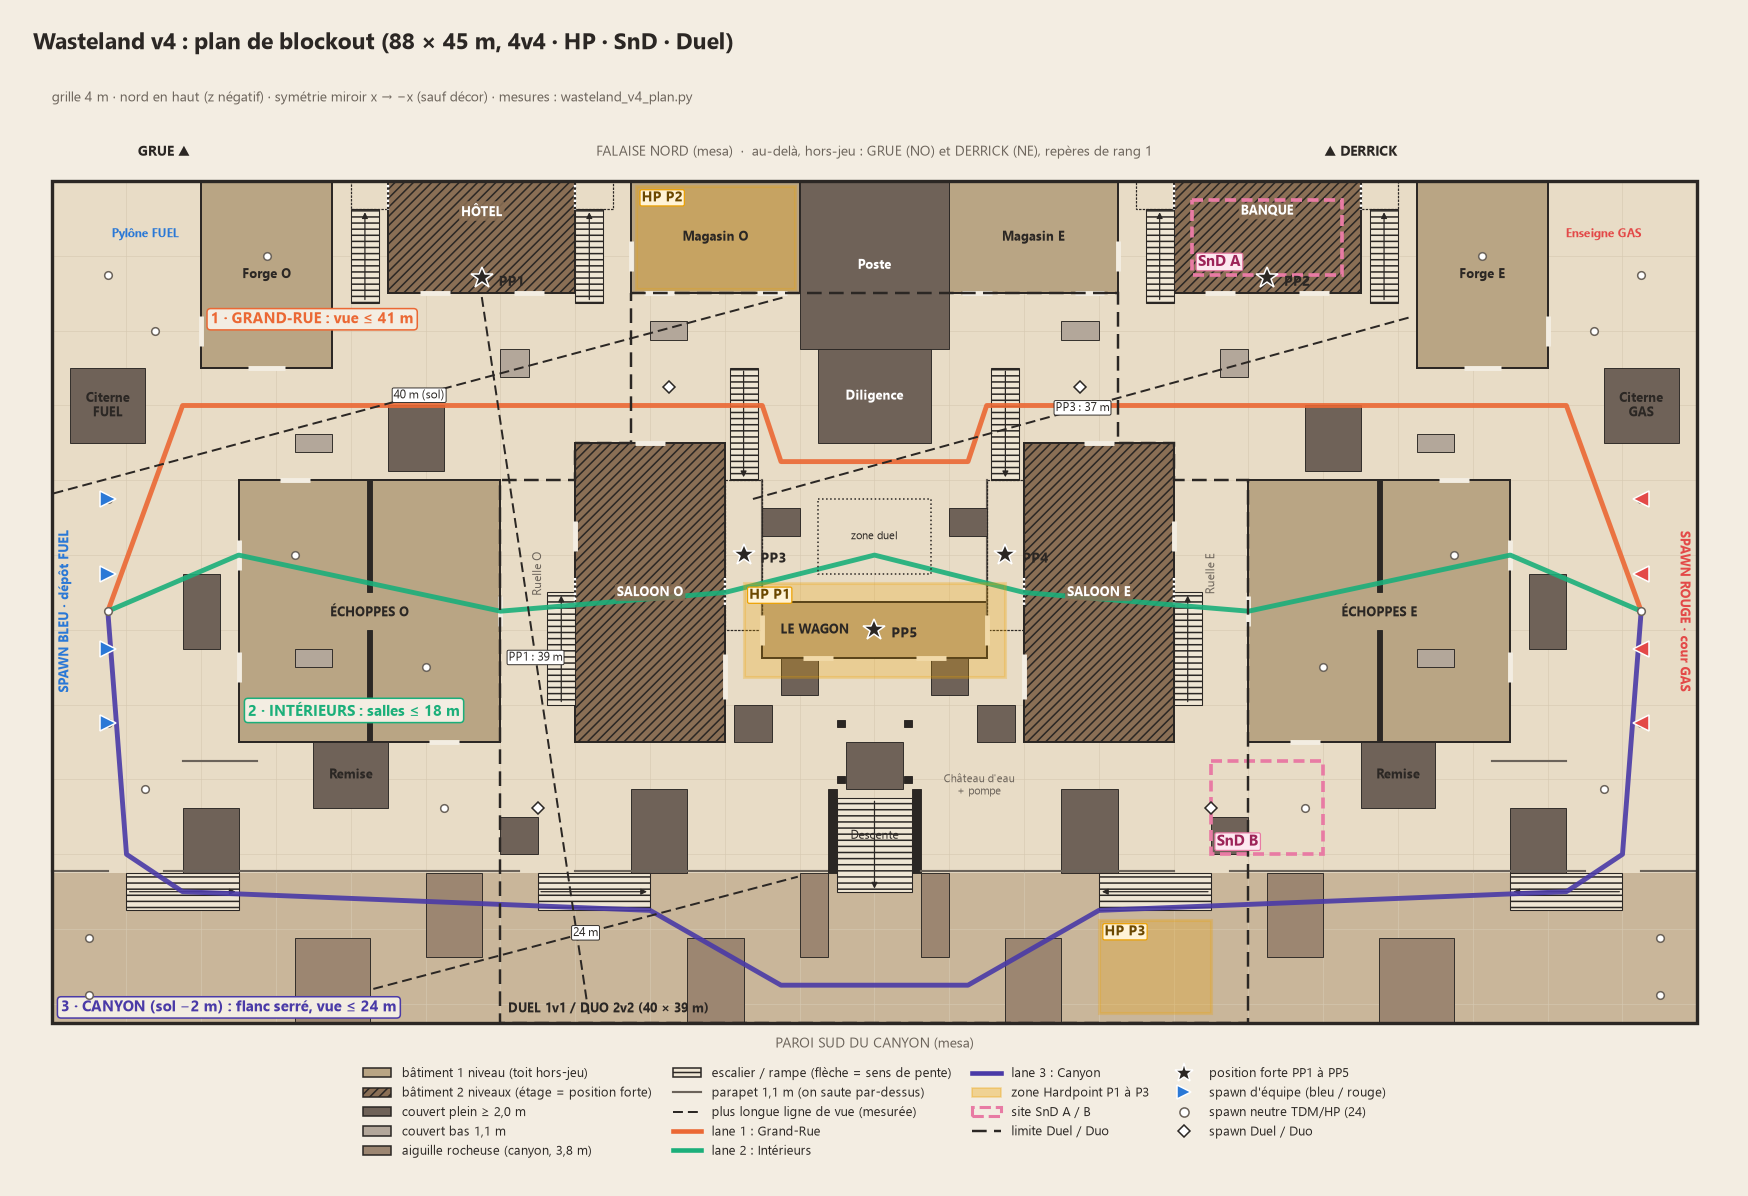

Reproduce this figure in Python.
"""Wasteland v4 : données du blockout, mesures 2D et plan du dessus.

Source unique des coordonnées de docs/research/11_wasteland_v4_layout.md.
    python docs/research/img/wasteland_v4_plan.py             # mesures v4 + PNG
    python docs/research/img/wasteland_v4_plan.py --audit-v3  # mêmes mesures sur la v3
Modèle : grille 0,5 m, hauteur de sol par case. Chemins « navmesh » = marche
<= 0,5 m, sans saut ni chute (comme Recast, AGENT_MAX_CLIMB). Lignes de vue à
1,6 m au-dessus du sol de l'observateur ; fenêtres (allège 1,0-2,0 m) et portes
laissent passer la vue, couverts de 1,1 m non. Axes Godot : x ouest->est, z nord->sud.
"""
import heapq
import math
import re
import sys
from pathlib import Path

import numpy as np

RES = 0.5
SPRINT = 8.2
EYE = 1.6
HERE = Path(__file__).resolve().parent

# ----------------------------------------------------------------------------
#  Pièces (moitié ouest + centre). La moitié est = miroir x -> -x.
# ----------------------------------------------------------------------------
def box(n, x, z, y, role="cover", **kw):
    return dict(k="box", n=n, x=x, z=z, y=y, role=role, **kw)

def bld(n, x, z, h, floors=1, doors=(), windows=(), stair_side="N", **kw):
    return dict(k="bld", n=n, x=x, z=z, y=(0.0, h), floors=floors, doors=list(doors),
                windows=list(windows), stair_side=stair_side, **kw)

def door(side, off=0.0, w=1.6, floor=0):
    return dict(side=side, off=off, w=w, floor=floor)

def ramp(n, start, end, w, up=False):
    return dict(k="ramp", n=n, start=start, end=end, w=w, up=up)

def fence(n, a, b, h, base=0.0):
    return dict(k="fence", n=n, a=a, b=b, h=h, base=base)

def floor(n, x, z, top):
    return dict(k="floor", n=n, x=x, z=z, top=top)

WEST = [
    floor("G_PlateauW", (-44, -2), (-25, 12), 0.0),
    # Rangée nord
    bld("ForgeW", (-36, -29), (-25, -15), 3.6, doors=[door("S", 0, 2.0), door("W", 3)], windows=["W"]),
    bld("Hotel", (-26, -16), (-25, -19), 6.4, floors=2, stair_side="N", pp="PP1",
        doors=[door("S", -2.5), door("S", 2.5), door("W", -2.25, floor=1), door("E", -2.25, floor=1)],
        windows=["S"]),
    ramp("StairImpasseW", (-27.25, 0, -18.5), (-27.25, 3.2, -23.5), 1.5, up=True),
    box("PalierImpasseW", (-28, -26), (-25, -23.5), (3.0, 3.2), role="slab"),
    ramp("StairPassageW", (-15.25, 0, -18.5), (-15.25, 3.2, -23.5), 1.5, up=True),
    box("PalierPassageW", (-16, -14), (-25, -23.5), (3.0, 3.2), role="slab"),
    bld("MagasinW", (-13, -4), (-25, -19), 3.6, doors=[door("S", -3), door("S", 3), door("W", 1)]),
    # Grand-Rue (moitié ouest)
    box("CiterneFUEL", (-43, -39), (-15, -11), (0, 2.8), role="solid"),
    box("CaisseFUEL", (-37, -35), (-4, 0), (0, 2.2)),
    box("CharretteW", (-26, -23), (-13, -9.5), (0, 2.2)),
    box("AbreuvoirW1", (-31, -29), (-11.5, -10.5), (0, 1.1), role="low"),
    box("AbreuvoirW2", (-12, -10), (-17.5, -16.5), (0, 1.1), role="low"),
    box("CaissesW", (-20, -18.5), (-16, -14.5), (0, 1.1), role="low"),
    # Bloc central (lane intérieure)
    bld("EchoppesW", (-34, -20), (-9, 5), 3.6,
        doors=[door("W", -3), door("W", 3), door("N", -4), door("E", 0), door("S", 4)]),
    box("EchoppesMurW1", (-27.125, -26.875), (-9, -3), (0, 3.6), role="wall"),
    box("EchoppesMurW2", (-27.125, -26.875), (-1, 5), (0, 3.6), role="wall"),
    box("ComptoirW", (-31, -29), (0, 1), (0, 1.1), role="low"),
    bld("SaloonW", (-16, -8), (-11, 5), 6.4, floors=2, stair_side="S", pp="PP3",
        doors=[door("N", 0), door("W", -3), door("E", 4.5, 2.4), door("E", 0, floor=1), door("W", 0, floor=1)],
        windows=["N", "S"]),
    ramp("StairRuelleW", (-16.75, 0, 3), (-16.75, 3.2, -3), 1.5, up=True),
    box("BalconW", (-8, -6), (-9, -1), (2.95, 3.2), role="slab"),
    fence("RampeBalconW", (-6, -9), (-6, -1), 1.0, base=3.2),
    ramp("StairGalerieW", (-7, 0, -15), (-7, 3.2, -9), 1.5, up=True),
    box("TonneauxW", (-7.5, -5.5), (3, 5), (0, 2.0)),
    box("TraversesW", (-5, -3), (0.5, 2.5), (0, 2.0)),
    box("PileTraversesNW", (-6, -4), (-7.5, -6), (0, 2.0)),
    # Arrière-cours + bord du canyon
    box("RemiseW", (-30, -26), (5, 8.5), (0, 2.6)),
    fence("ClotureW", (-37, 6), (-33, 6), 1.1),
    box("CuveW", (-13, -10), (7.5, 12), (0, 2.4)),
    box("ChariotMineW", (-37, -34), (8.5, 12), (0, 2.2)),
    box("CaissesQuaiW", (-20, -18), (9, 11), (0, 2.0)),
    fence("ParapetW1", (-44, 11.9), (-41, 11.9), 1.1),
    fence("ParapetW2", (-38, 11.9), (-19, 11.9), 1.1),
    fence("ParapetW3", (-16, 11.9), (-2.5, 11.9), 1.1),
    # Canyon (sol -2)
    ramp("RampeCanyonW1", (-40, 0, 13), (-34, -2, 13), 2.0),
    ramp("RampeCanyonW2", (-18, 0, 13), (-12, -2, 13), 2.0),
    box("RocherS1W", (-31, -27), (15.5, 20), (-2, 1.8), role="rock"),
    box("RocherN1W", (-24, -21), (12, 16.5), (-2, 1.8), role="rock"),
    box("RocherS2W", (-10, -7), (15.5, 20), (-2, 1.8), role="rock"),
    box("RocherGueW", (-4, -2.5), (12, 16.5), (-2, 1.8), role="rock"),
]

CENTER = [
    floor("G_PlateauC", (-2, 2), (-25, 8), 0.0),
    floor("G_Canyon", (-44, 44), (12, 20), -2.0),
    box("Poste", (-4, 4), (-25, -16), (0, 6.4), role="solid"),
    box("Diligence", (-3, 3), (-16, -11), (0, 3.4), role="solid"),
    bld("Wagon", (-6, 6), (-2.5, 0.5), 3.4, pp="PP5",
        doors=[door("W"), door("E"), door("S", -3), door("S", 3)], windows=["N"]),
    ramp("Descente", (0, 0, 8), (0, -2, 13), 4.0),
    box("Pompe", (-1.5, 1.5), (5, 7.5), (0, 2.4), role="solid"),
    box("MuretGouletO", (-2.5, -2.0), (7.5, 12), (0, 2.0), role="wall"),
    box("MuretGouletE", (2.0, 2.5), (7.5, 12), (0, 2.0), role="wall"),
    box("PiedChateauNO", (-2.0, -1.6), (3.8, 4.2), (0, 8), role="leg"),
    box("PiedChateauNE", (1.6, 2.0), (3.8, 4.2), (0, 8), role="leg"),
    box("PiedChateauSO", (-2.0, -1.6), (6.8, 7.2), (0, 8), role="leg"),
    box("PiedChateauSE", (1.6, 2.0), (6.8, 7.2), (0, 8), role="leg"),
]

RENAME = {"Hotel": "Banque", "CiterneFUEL": "CiterneGAS", "G_PlateauW": "G_PlateauE"}

def _mirror(p):
    q = dict(p)
    q["n"] = RENAME.get(p["n"], re.sub(r"W(\d?)$", r"E\1", p["n"]))
    if "x" in p:
        q["x"] = (-p["x"][1], -p["x"][0])
    if p["k"] == "ramp":
        q["start"] = (-p["start"][0],) + tuple(p["start"][1:])
        q["end"] = (-p["end"][0],) + tuple(p["end"][1:])
    if p["k"] == "fence":
        q["a"] = (-p["a"][0], p["a"][1])
        q["b"] = (-p["b"][0], p["b"][1])
    if p["k"] == "bld":
        swap = {"W": "E", "E": "W", "N": "N", "S": "S"}
        q["doors"] = [dict(d, side=swap[d["side"]], off=(-d["off"] if d["side"] in "NS" else d["off"])) for d in p["doors"]]
        q["windows"] = [swap[s] for s in p["windows"]]
        q["stair_side"] = swap[p["stair_side"]]
        if "pp" in p:
            q["pp"] = {"PP1": "PP2", "PP3": "PP4"}[p["pp"]]
    return q

V4_PIECES = WEST + CENTER + [_mirror(p) for p in WEST]

def _mx(pts):
    return pts + [(-x, z) for (x, z) in pts]

V4 = dict(
    name="v4", bounds=(-44.0, 44.0, -25.0, 20.0), pieces=V4_PIECES, canyon_z=12.0,
    spawns={0: [(-41, -8), (-41, -4), (-41, 0), (-41, 4)], 1: [(41, -8), (41, -4), (41, 0), (41, 4)]},
    tdm=_mx([(-41, -20), (-38.5, -17), (-41, -8), (-41, -2), (-41, 4), (-39, 7.5), (-42, 15.5),
             (-42, 18.5), (-31, -5), (-24, 1), (-32.5, -21), (-23, 8.5)]),
    hp={"P1": ((0, -1), (14, 5)), "P2": ((-8.5, -22), (8.5, 5.5)), "P3": ((15, 17), (6, 5))},
    snd={"A": ((21, -22), (8, 4)), "B": ((21, 8.5), (6, 5))},
    duel_spawns=[(-18, 8.5), (18, 8.5), (-11, -14), (11, -14)],
    duel_zone=((0, -6), (6, 4)),
    pp={"PP1": (-21, -19.8), "PP2": (21, -19.8), "PP3": (-7, -5), "PP4": (7, -5), "PP5": (0, -1)},
    # Couloirs de lane (pour les mesures de ligne de vue) : (x0, x1, z0, z1)
    lanes={"Grand-Rue": (-38, 38, -19, -11), "Intérieurs": ["EchoppesW", "EchoppesE", "SaloonW", "SaloonE", "Wagon"],
           "Place": (-8, 8, -11, 5), "Arrière-cours": (-44, 44, 5, 12), "Canyon": (-44, 44, 12, 20)},
    fronts=[(-8, -14), (-8, -4), (-6, 16)],
    routes={"Grand-Rue": [(-41, -2), (-37, -13), (-6, -13), (-5, -10), (5, -10), (6, -13), (37, -13), (41, -2)],
            "Intérieurs": [(-41, -2), (-34, -5), (-20, -2), (-8, -3), (0, -5), (8, -3), (20, -2), (34, -5), (41, -2)],
            "Canyon": [(-41, -2), (-40, 11), (-37, 13), (-12, 14), (-5, 18), (5, 18), (12, 14), (37, 13), (40, 11), (41, -2)]},
)

# ----------------------------------------------------------------------------
#  Lecture de la v3 (scripts/levels/maps/layouts/wasteland.gd)
# ----------------------------------------------------------------------------
def _gd_to_py(s):
    s = re.sub(r"Vector[23]\(", "(", s)
    s = re.sub(r"Cartoon\.\w+", "None", s)
    s = re.sub(r"Color\(\"[0-9a-fA-F]+\"\)", "None", s)
    s = s.replace("true", "True").replace("false", "False").replace("PI", str(math.pi))
    return eval(s)

def load_v3(path):
    txt = Path(path).read_text(encoding="utf-8")
    pieces = []
    for m in re.finditer(r"A\.call\((\{.*?\})\)\s*$", txt, re.M | re.S):
        body = m.group(1)
        if "%" in body:
            continue
        try:
            d = _gd_to_py(body)
        except Exception:
            continue
        t, n = d.get("type"), d.get("name")
        if t in ("box", "building2") and not d.get("visual_only"):
            (px, py, pz), (sx, sy, sz) = d["pos"], d["size"]
            x, z, y = (px - sx / 2, px + sx / 2), (pz - sz / 2, pz + sz / 2), (py - sy / 2, py + sy / 2)
            if n in ("Ground", "RavinFloor"):
                pieces.append(floor(n, x, z, y[1]))
            elif t == "box":
                pieces.append(box(n, x, z, y, role="cover" if y[1] < 6 else "solid"))
            else:
                doors = [door(dd["side"], dd.get("offset", 0.0), dd.get("w", 1.6), dd.get("floor", 0)) for dd in d.get("doors", [])]
                p = bld(n, x, z, y[1] - y[0], floors=d.get("floors", 1), doors=doors, windows=d.get("windows", []),
                        stair_side=d.get("stair_side", "N"), roof_access=d.get("roof_access", False))
                pieces.append(p)
        elif t in ("stairs", "ramp"):
            up = d["end"][1] > d["start"][1] and d["start"][1] >= 0
            pieces.append(ramp(n, d["start"], d["end"], d["width"], up=up if t == "stairs" else d["end"][1] > 0.5))
        elif t == "fence":
            a, b = d["start"], d["end"]
            pieces.append(fence(n, (a[0], a[2]), (b[0], b[2]), d["height"], base=a[1]))
    for rx in [-30.0, -20.0, -2.0, 20.0, 27.0]:
        pieces.append(ramp("RavinRamp%d" % rx, (rx, 0, 9.0), (rx, -1.2, 12.0), 3.0))
    return dict(
        name="v3", bounds=(-40.0, 40.0, -25.0, 18.0), pieces=pieces, canyon_z=9.0,
        spawns={0: [(-36.5, -1), (-36.5, 1), (-38.5, -1), (-38.5, 1)], 1: [(36.5, -1), (36.5, 1), (38.5, -1), (38.5, 1)]},
        hp={"A": ((-13, 1), (6, 6)), "B": ((0.5, -8.5), (6, 6)), "C": ((14, 6), (6, 6))},
        snd={"A": ((19, -21), (8, 6)), "B": ((13, 7), (6, 6))},
        pp={"PF1": (-30, -7.5), "PF2": (-10.5, -7.5), "PF3": (1.5, -11.5), "PF4": (19, -21), "PF5": (26.5, -7)},
        lanes={"Crête": (-30, 30, -24, -10), "Grand-Rue": (-36, 36, -5, 9), "Ravin": (-37, 37, 9, 18)},
        routes={"Crête": [(-36.5, -1), (-29, -12.25), (-2, -12.25), (4, -19), (10, -12), (25, -12), (36.5, -1)],
                "Grand-Rue": [(-36.5, -1), (-18, -2), (-3, 3), (4, 3), (19, 0), (36.5, -1)],
                "Ravin": [(-36.5, -1), (-30, 8), (-30, 12), (0, 13), (27, 12), (27, 8), (36.5, -1)]},
    )

# ----------------------------------------------------------------------------
#  Grille : sol, obstacles de marche, obstacles de vue
# ----------------------------------------------------------------------------
class Grid:
    def __init__(self, m):
        self.m = m
        x0, x1, z0, z1 = m["bounds"]
        self.x0, self.z0 = x0, z0
        self.nx, self.nz = int(round((x1 - x0) / RES)), int(round((z1 - z0) / RES))
        xs = x0 + (np.arange(self.nx) + 0.5) * RES
        zs = z0 + (np.arange(self.nz) + 0.5) * RES
        self.X, self.Z = np.meshgrid(xs, zs, indexing="ij")
        self.floor = np.full((self.nx, self.nz), np.nan)
        self.walk_block = np.zeros((self.nx, self.nz), bool)
        self.solids = []  # (mask, ylo, yhi)
        for p in m["pieces"]:
            if p["k"] == "floor":
                mk = self._rect(p["x"], p["z"])
                self.floor[mk] = np.fmax(self.floor[mk], p["top"])
        base = np.nan_to_num(self.floor, nan=-99)
        self.base = base.copy()
        for p in m["pieces"]:
            getattr(self, "_add_" + p["k"])(p)
        self.void = np.isnan(self.floor)
        self.walk_block |= self.void
        self.floor = np.nan_to_num(self.floor, nan=-99)

    def _rect(self, x, z):
        return (self.X > x[0]) & (self.X < x[1]) & (self.Z > z[0]) & (self.Z < z[1])

    def _add_floor(self, p):
        pass

    def _solid(self, mk, ylo, yhi):
        self.solids.append(("box", mk, ylo, yhi))
        rel_lo, rel_hi = ylo - self.base, yhi - self.base
        blocking = mk & (rel_lo < 1.8) & (rel_hi > 0.5)
        self.walk_block |= blocking
        step = mk & (rel_hi <= 0.5) & (rel_hi > 0)
        self.floor[step] = np.fmax(self.floor[step], yhi)

    def _add_box(self, p):
        self._solid(self._rect(p["x"], p["z"]), p["y"][0], p["y"][1])

    def _add_fence(self, p):
        (ax, az), (bx, bz) = p["a"], p["b"]
        L = max(math.hypot(bx - ax, bz - az), 1e-6)
        t = np.clip(((self.X - ax) * (bx - ax) + (self.Z - az) * (bz - az)) / L ** 2, 0, 1)
        d = np.hypot(self.X - (ax + t * (bx - ax)), self.Z - (az + t * (bz - az)))
        self._solid(d < RES * 0.51, p["base"], p["base"] + p["h"])

    def _add_ramp(self, p):
        (sx, sy, sz), (ex, ey, ez) = p["start"], p["end"]
        L = math.hypot(ex - sx, ez - sz)
        ux, uz = (ex - sx) / L, (ez - sz) / L
        along = (self.X - sx) * ux + (self.Z - sz) * uz
        side = -(self.X - sx) * uz + (self.Z - sz) * ux
        mk = (along >= 0) & (along <= L) & (np.abs(side) <= p["w"] / 2)
        h = sy + np.clip(along / L, 0, 1) * (ey - sy)
        if p["up"]:  # escalier montant : obstacle au sol tant qu'on ne passe pas dessous
            rel = h - self.base
            self.walk_block |= mk & (rel > 0.5) & (rel < 2.1)
            self.solids.append(("ramp", mk & (h > 0.5), h))
        else:
            self.floor[mk] = h[mk]

    def _add_bld(self, p):
        x, z, (y0, y1) = p["x"], p["z"], p["y"]
        inside = self._rect(x, z)
        ring = inside & ~self._rect((x[0] + RES, x[1] - RES), (z[0] + RES, z[1] - RES))
        door_mk = np.zeros_like(ring)
        win_mk = np.zeros_like(ring)
        cx, cz = (x[0] + x[1]) / 2, (z[0] + z[1]) / 2
        sides = {"N": (self.Z < z[0] + RES, self.X, cx), "S": (self.Z > z[1] - RES, self.X, cx),
                 "W": (self.X < x[0] + RES, self.Z, cz), "E": (self.X > x[1] - RES, self.Z, cz)}
        for s, (edge, coord, mid) in sides.items():
            ds = [d for d in p["doors"] if d["side"] == s and d["floor"] == 0]
            for d in ds:
                c = mid + d["off"]
                door_mk |= ring & edge & (np.abs(coord - c) < d["w"] / 2)
            if not ds and s in p["windows"]:
                lo, hi = (x if s in "NS" else z)
                n = max(1, int((hi - lo) // 3))
                for i in range(n):
                    c = lo + (i + 0.5) / n * (hi - lo)
                    win_mk |= ring & edge & (np.abs(coord - c) < 0.6)
        wall = ring & ~door_mk
        self.walk_block |= wall
        self.solids.append(("box", wall & ~win_mk, y0, y1))
        self.solids.append(("window", win_mk, y0, y1))

    def eye_block(self, level):
        """Masque des cases qui coupent la vue d'un observateur au sol `level`."""
        eye = level + EYE
        blk = (self.floor >= eye) | self.void
        for s in self.solids:
            if s[0] == "ramp":
                _, mk, h = s
                blk |= mk & (h - 0.3 <= eye) & (h >= eye)
            elif s[0] == "window":  # mur percé d'une fenêtre : vue libre entre 1,0 et 2,0 m
                _, mk, lo, hi = s
                if lo <= eye <= hi and not (lo + 1.0 < eye < lo + 2.0):
                    blk |= mk
            else:
                _, mk, lo, hi = s
                if lo <= eye <= hi:
                    blk |= mk
        return blk

    def cell(self, x, z):
        return int((x - self.x0) / RES), int((z - self.z0) / RES)

    def pos(self, i, j):
        return self.x0 + (i + 0.5) * RES, self.z0 + (j + 0.5) * RES

    def dist_from(self, x, z, climb=0.5):
        """Dijkstra 8-connexe ; montée et descente <= `climb` (navmesh)."""
        free = ~self.walk_block
        D = np.full((self.nx, self.nz), np.inf)
        si, sj = self._nearest_free(*self.cell(x, z))
        D[si, sj] = 0.0
        pq = [(0.0, si, sj)]
        steps = [(1, 0, 1.0), (-1, 0, 1.0), (0, 1, 1.0), (0, -1, 1.0),
                 (1, 1, 1.4142), (1, -1, 1.4142), (-1, 1, 1.4142), (-1, -1, 1.4142)]
        fl = self.floor
        while pq:
            d, i, j = heapq.heappop(pq)
            if d > D[i, j]:
                continue
            for di, dj, c in steps:
                a, b = i + di, j + dj
                if not (0 <= a < self.nx and 0 <= b < self.nz) or not free[a, b]:
                    continue
                if di and dj and not (free[i + di, j] and free[i, j + dj]):
                    continue
                if abs(fl[a, b] - fl[i, j]) > climb:
                    continue
                nd = d + c * RES
                if nd < D[a, b]:
                    D[a, b] = nd
                    heapq.heappush(pq, (nd, a, b))
        return D

    def _nearest_free(self, i, j):
        free = ~self.walk_block
        for r in range(0, 12):
            for a in range(i - r, i + r + 1):
                for b in range(j - r, j + r + 1):
                    if 0 <= a < self.nx and 0 <= b < self.nz and free[a, b]:
                        return a, b
        return i, j

    def path_len(self, a, b):
        D = self.dist_from(*a)
        return D[self._nearest_free(*self.cell(*b))]

    def los(self, a, b, blk):
        (ax, az), (bx, bz) = a, b
        n = int(math.hypot(bx - ax, bz - az) / (RES * 0.5)) + 1
        for t in np.linspace(0.0, 1.0, n)[1:-1]:
            i, j = self.cell(ax + t * (bx - ax), az + t * (bz - az))
            if blk[i, j]:
                return False
        return True

    def lane_los(self, rect, level, step=1.0, ndir=72):
        """Plus longue vue au sol depuis les cases praticables d'un couloir
        (rectangle x0, x1, z0, z1 ou liste de noms de bâtiments)."""
        blk = self.eye_block(level)
        inside = None
        if isinstance(rect, list):
            ps = [p for p in self.m["pieces"] if p["n"] in rect]
            inside = np.zeros_like(blk)
            for p in ps:
                inside |= self._rect(p["x"], p["z"])
            x0, x1 = min(p["x"][0] for p in ps), max(p["x"][1] for p in ps)
            z0, z1 = min(p["z"][0] for p in ps), max(p["z"][1] for p in ps)
        else:
            x0, x1, z0, z1 = rect
        best, best_seg = 0.0, None
        vals = []
        ang = np.linspace(0, 2 * math.pi, ndir, endpoint=False)
        dirs = np.stack([np.cos(ang), np.sin(ang)], 1)
        rs = np.arange(0.5, 90, 0.25)
        same = (~self.walk_block) & (np.abs(self.floor - level) < 0.3)
        for x in np.arange(x0 + 0.25, x1, step):
            for z in np.arange(z0 + 0.25, z1, step):
                i, j = self.cell(x, z)
                if not (0 <= i < self.nx and 0 <= j < self.nz) or not same[i, j]:
                    continue
                if inside is not None and not inside[i, j]:
                    continue
                px = x + dirs[:, :1] * rs[None, :]
                pz = z + dirs[:, 1:] * rs[None, :]
                a = np.floor((px - self.x0) / RES).astype(int)
                b = np.floor((pz - self.z0) / RES).astype(int)
                out = (a < 0) | (a >= self.nx) | (b < 0) | (b >= self.nz)
                a, b = np.clip(a, 0, self.nx - 1), np.clip(b, 0, self.nz - 1)
                stop = out | blk[a, b]
                first = np.where(stop.any(1), stop.argmax(1), len(rs))
                ok = same[a, b] & (np.arange(len(rs))[None, :] < first[:, None])
                last = np.where(ok.any(1), rs[ok.shape[1] - 1 - np.argmax(ok[:, ::-1], 1)], 0.0)
                k = int(np.argmax(last))
                vals.append(float(last[k]))
                if last[k] > best:
                    best = float(last[k])
                    best_seg = ((x, z), (x + dirs[k, 0] * best, z + dirs[k, 1] * best))
        return best, (float(np.percentile(vals, 90)) if vals else 0.0), best_seg


def height_map(g):
    """Dessus du volume le plus haut par case (bâtiment = emprise pleine jusqu'au toit)."""
    H = g.floor.copy()
    for p in g.m["pieces"]:
        if p["k"] == "bld" or (p["k"] == "box" and p["role"] not in ("slab", "leg")):
            mk = g._rect(p["x"], p["z"])
            H[mk] = np.maximum(H[mk], p["y"][1])
        elif p["k"] == "ramp" and p["up"]:
            (sx, sy, sz), (ex, ey, ez) = p["start"], p["end"]
            mk = g._rect((min(sx, ex) - p["w"] / 2, max(sx, ex) + p["w"] / 2) if abs(ex - sx) > 0.1 else (sx - p["w"] / 2, sx + p["w"] / 2),
                         (min(sz, ez) - p["w"] / 2, max(sz, ez) + p["w"] / 2) if abs(ez - sz) > 0.1 else (sz - p["w"] / 2, sz + p["w"] / 2))
            H[mk] = np.maximum(H[mk], max(sy, ey) * 0.5)
    return H


def pp_view(g, H, origins, eye_y, keep):
    """Plus longue vue plongeante depuis une position forte vers un torse (sol + 1,0 m)."""
    best, seg = 0.0, None
    tgt = (~g.walk_block) & (g.floor > -3)
    ti, tj = np.nonzero(tgt)
    tx, tz = g.x0 + (ti + 0.5) * RES, g.z0 + (tj + 0.5) * RES
    ty = g.floor[ti, tj] + 1.0
    for (ox, oz) in origins:
        sel = keep(tx, tz)
        d = np.hypot(tx - ox, tz - oz)
        n = 240
        ts = np.linspace(0.02, 0.98, n)[None, :]
        px = ox + (tx[sel, None] - ox) * ts
        pz = oz + (tz[sel, None] - oz) * ts
        py = eye_y + (ty[sel, None] - eye_y) * ts
        a = np.clip(((px - g.x0) / RES).astype(int), 0, g.nx - 1)
        b = np.clip(((pz - g.z0) / RES).astype(int), 0, g.nz - 1)
        near = np.hypot(px - ox, pz - oz) < 1.0
        vis = ~((H[a, b] > py) & ~near).any(1)
        if vis.any():
            k = np.argmax(np.where(vis, d[sel], 0))
            if d[sel][k] > best:
                best, seg = float(d[sel][k]), ((ox, oz), (float(tx[sel][k]), float(tz[sel][k])))
    return round(best, 1), seg


def _polyline_path(g, pts, climb=0.5):
    total = 0.0
    for a, b in zip(pts, pts[1:]):
        total += g.path_len(a, b) if climb else 0
    return total


def first_contact(g, route_a, route_b):
    """Deux coureurs à 8,2 m/s, l'un sur route_a depuis l'ouest, l'autre sur route_b
    depuis l'est ; renvoie l'instant du premier contact visuel (s)."""
    def sample(route):
        pts = []
        for a, b in zip(route, route[1:]):
            n = max(1, int(math.hypot(b[0] - a[0], b[1] - a[1]) / 0.5))
            for t in range(n):
                pts.append((a[0] + (b[0] - a[0]) * t / n, a[1] + (b[1] - a[1]) * t / n))
        return pts
    pa, pb = sample(route_a), sample(route_b[::-1])
    levels = {}
    for k in range(min(len(pa), len(pb))):
        a, b = pa[k], pb[k]
        la = g.floor[g.cell(*a)]
        lb = g.floor[g.cell(*b)]
        lvl = round(min(la, lb) * 4) / 4
        if lvl not in levels:
            levels[lvl] = g.eye_block(lvl)
        if g.los(a, b, levels[lvl]):
            return k * 0.5 / SPRINT
    return float("inf")


def measure(m):
    g = Grid(m)
    out = {}
    walk = (~g.walk_block).sum() * RES * RES
    out["aire_praticable_m2"] = round(float(walk))
    x0, x1, z0, z1 = m["bounds"]
    out["emprise"] = f"{x1 - x0:.0f} x {z1 - z0:.0f} m"
    sp_w = tuple(np.mean(m["spawns"][0], axis=0))
    sp_e = tuple(np.mean(m["spawns"][1], axis=0))
    Dw = g.dist_from(*sp_w)
    De = g.dist_from(*sp_e)
    def at(D, p):
        return float(D[g._nearest_free(*g.cell(*p))])
    out["spawn_O_spawn_E_m"] = round(at(Dw, sp_e), 1)
    for k, (c, _) in m["hp"].items():
        out[f"spawnO->{k}_m"] = round(at(Dw, c), 1)
        out[f"spawnE->{k}_m"] = round(at(De, c), 1)
    keys = list(m["hp"].keys())
    for a, b in zip(keys, keys[1:] + keys[:1]):
        out[f"rotation_{a}->{b}_m"] = round(g.path_len(m["hp"][a][0], m["hp"][b][0]), 1)
    for k, (c, _) in m["snd"].items():
        out[f"SnD_att->{k}_m"] = round(at(Dw, c), 1)
        out[f"SnD_def->{k}_m"] = round(at(De, c), 1)
    out["SnD_A<->B_m"] = round(g.path_len(m["snd"]["A"][0], m["snd"]["B"][0]), 1)
    names = list(m["routes"].keys())
    contacts = {}
    for a in names:
        for b in names:
            contacts[f"{a}/{b}"] = round(first_contact(g, m["routes"][a], m["routes"][b]), 2)
    out["contact_s"] = contacts
    fronts = m.get("fronts", [])
    if fronts:
        secs = []
        Ds = [g.dist_from(*f) for f in fronts] + [g.dist_from(-f[0], f[1]) for f in fronts]
        for (x, z) in m["tdm"]:
            own = Ds[:len(fronts)] if x < 0 else Ds[len(fronts):]
            secs.append(min(float(D[g._nearest_free(*g.cell(x, z))]) for D in own) / SPRINT)
        out["spawn_neutre->front_s (médiane, max)"] = (round(float(np.median(secs)), 1), round(max(secs), 1))
    n_obs = 0
    for p in m["pieces"]:
        if p["k"] in ("box", "bld") and p.get("role") not in ("slab", "leg", "wall"):
            area = (p["x"][1] - p["x"][0]) * (p["z"][1] - p["z"][0])
            if p["y"][1] - p["y"][0] >= 1.4 and area < 200 and p["y"][1] > 0.5:
                n_obs += 1
    out["volumes_pleins_en_jeu"] = n_obs
    if m["name"] == "v4":
        H = height_map(g)
        out["vue_max_PP1_fenetres_S"] = pp_view(g, H, [(-24.3, -18.8), (-21, -18.8), (-17.7, -18.8)], 4.8, lambda x, z: z > -18.8)
        out["vue_max_PP3_balcon"] = pp_view(g, H, [(-6.5, -8), (-6.5, -5), (-6.5, -2)], 4.8, lambda x, z: x > -6.4)
        out["vue_max_PP5_wagon_portes"] = pp_view(g, H, [(-6.3, -1), (6.3, -1)], 1.6, lambda x, z: np.abs(x) > 6.2)
    out["batiments"] = sum(1 for p in m["pieces"] if p["k"] == "bld")
    out["batiments_2_niveaux"] = sum(1 for p in m["pieces"] if p["k"] == "bld" and p.get("floors", 1) >= 2)
    for lane, rect in m["lanes"].items():
        level = -2.0 if lane == "Canyon" else (-1.2 if lane == "Ravin" else 0.0)
        best, p90, seg = g.lane_los(rect, level)
        out[f"vue_max_{lane}"] = (round(best, 1), round(p90, 1), tuple(tuple(round(v, 1) for v in s) for s in seg) if seg else None)
    return g, out


# ----------------------------------------------------------------------------
#  Figure
# ----------------------------------------------------------------------------
C = dict(bg="#f3ede2", plateau="#e8dcc6", canyon="#c9b69a", ink="#2b2724", ink2="#6b635a",
         b1="#b9a584", b2="#8a6f55", cover="#6f6258", low="#b3a79a", rock="#9c8671",
         blue="#2a78d6", red="#e34948", lane1="#eb6834", lane2="#1baf7a", lane3="#4a3aa7",
         hp="#eda100", snd="#e87ba4")


def draw(m, g, out_png):
    import matplotlib
    matplotlib.use("Agg")
    import matplotlib.pyplot as plt
    from matplotlib.patches import Rectangle, Polygon
    plt.rcParams["font.family"] = ["Segoe UI", "Segoe UI Symbol", "DejaVu Sans"]
    x0, x1, z0, z1 = m["bounds"]
    fig, ax = plt.subplots(figsize=(17, 10.2), dpi=110)
    fig.patch.set_facecolor(C["bg"])
    ax.set_facecolor(C["bg"])
    ax.add_patch(Rectangle((x0, z0), x1 - x0, 12 - z0, fc=C["plateau"], ec="none", zorder=0))
    ax.add_patch(Rectangle((x0, 12), x1 - x0, z1 - 12, fc=C["canyon"], ec="none", zorder=0))
    ax.add_patch(Rectangle((-2, 8), 4, 4, fc=C["canyon"], ec="none", zorder=0))
    for zz in np.arange(z0, z1 + 0.1, 4):
        ax.plot([x0, x1], [zz, zz], color="#d6c9b2", lw=0.4, zorder=0.5)
    for xx in np.arange(x0, x1 + 0.1, 4):
        ax.plot([xx, xx], [z0, z1], color="#d6c9b2", lw=0.4, zorder=0.5)
    ax.add_patch(Rectangle((x0, z0), x1 - x0, z1 - z0, fc="none", ec=C["ink"], lw=2.2, zorder=6))
    ax.text(0, z0 - 1.2, "FALAISE NORD (mesa)  ·  au-delà, hors-jeu : GRUE (NO) et DERRICK (NE), repères de rang 1",
            ha="center", va="bottom", fontsize=9, color=C["ink2"])
    ax.text(0, z1 + 0.8, "PAROI SUD DU CANYON (mesa)", ha="center", va="top", fontsize=9, color=C["ink2"])
    ax.text(-38, z0 - 1.2, "GRUE ▲", ha="center", va="bottom", fontsize=9, color=C["ink"], weight="bold")
    ax.text(26, z0 - 1.2, "▲ DERRICK", ha="center", va="bottom", fontsize=9, color=C["ink"], weight="bold")

    for p in m["pieces"]:
        if p["k"] == "bld":
            two = p.get("floors", 1) >= 2
            ax.add_patch(Rectangle((p["x"][0], p["z"][0]), p["x"][1] - p["x"][0], p["z"][1] - p["z"][0],
                                   fc=C["b2"] if two else C["b1"], ec=C["ink"], lw=1.3, zorder=2,
                                   hatch="////" if two else None))
            cx, cz = (p["x"][0] + p["x"][1]) / 2, (p["z"][0] + p["z"][1]) / 2
            for d in p["doors"]:
                s, off, w = d["side"], d["off"], d["w"]
                if s in "NS":
                    zz = p["z"][0] if s == "N" else p["z"][1]
                    seg = ([cx + off - w / 2, cx + off + w / 2], [zz, zz])
                else:
                    xx = p["x"][0] if s == "W" else p["x"][1]
                    seg = ([xx, xx], [cz + off - w / 2, cz + off + w / 2])
                ax.plot(*seg, color=C["bg"] if d["floor"] == 0 else "#ffffff", lw=3.2 if d["floor"] == 0 else 1.6,
                        zorder=3, solid_capstyle="butt", ls="-" if d["floor"] == 0 else (0, (1, 1)))
        elif p["k"] == "box" and p["role"] != "slab":
            fc = {"low": C["low"], "rock": C["rock"], "leg": C["ink"], "wall": C["ink"]}.get(p["role"], C["cover"])
            ax.add_patch(Rectangle((p["x"][0], p["z"][0]), p["x"][1] - p["x"][0], p["z"][1] - p["z"][0],
                                   fc=fc, ec=C["ink"], lw=0.6, zorder=2.5))
        elif p["k"] == "box" and p["role"] == "slab":
            ax.add_patch(Rectangle((p["x"][0], p["z"][0]), p["x"][1] - p["x"][0], p["z"][1] - p["z"][0],
                                   fc="none", ec=C["ink"], lw=0.8, ls=(0, (2, 1)), zorder=2.6))
        elif p["k"] == "ramp":
            (sx, _, sz), (ex, _, ez), w = p["start"], p["end"], p["w"]
            if abs(ex - sx) > abs(ez - sz):
                r = Rectangle((min(sx, ex), sz - w / 2), abs(ex - sx), w)
            else:
                r = Rectangle((sx - w / 2, min(sz, ez)), w, abs(ez - sz))
            r.set(fc="#efe6d4", ec=C["ink"], lw=0.7, hatch="---", zorder=2.7)
            ax.add_patch(r)
            ax.annotate("", xy=(ex, ez), xytext=(sx, sz), zorder=2.8,
                        arrowprops=dict(arrowstyle="-|>", color=C["ink"], lw=0.8, mutation_scale=8))
        elif p["k"] == "fence":
            ax.plot([p["a"][0], p["b"][0]], [p["a"][1], p["b"][1]], color=C["ink2"], lw=1.4, zorder=2.5)

    labels = {"ForgeW": "Forge O", "ForgeE": "Forge E", "Hotel": "HÔTEL", "Banque": "BANQUE", "MagasinW": "Magasin O",
              "MagasinE": "Magasin E", "Poste": "Poste", "Diligence": "Diligence", "EchoppesW": "ÉCHOPPES O",
              "EchoppesE": "ÉCHOPPES E", "SaloonW": "SALOON O", "SaloonE": "SALOON E", "Wagon": "LE WAGON",
              "RemiseW": "Remise", "RemiseE": "Remise", "CiterneFUEL": "Citerne\nFUEL", "CiterneGAS": "Citerne\nGAS",
              "Rocher": "Rocher"}
    for p in m["pieces"]:
        if p["n"] in labels:
            cx, cz = (p["x"][0] + p["x"][1]) / 2, (p["z"][0] + p["z"][1]) / 2
            if p["n"] in ("Hotel", "Banque"):
                cz = p["z"][0] + 1.6
            if p["n"] == "Wagon":
                cx = -3.2
            ax.text(cx, cz, labels[p["n"]], ha="center", va="center", fontsize=8.5, weight="bold", color="#ffffff" if p.get("floors", 1) >= 2 or p["n"] in ("Poste", "Diligence") else C["ink"], zorder=7,
                    bbox=dict(boxstyle="round,pad=0.15", fc=C["b2"], ec="none", alpha=0.85) if p.get("floors", 1) >= 2 else None)
    ax.text(-18, -4, "Ruelle O", rotation=90, ha="center", va="center", fontsize=8, color=C["ink2"], zorder=7)
    ax.text(18, -4, "Ruelle E", rotation=90, ha="center", va="center", fontsize=8, color=C["ink2"], zorder=7)
    ax.text(0, 10, "Descente", ha="center", va="center", fontsize=8, color=C["ink"], zorder=7)
    ax.text(5.6, 7.3, "Château d'eau\n+ pompe", ha="center", va="center", fontsize=7.5, color=C["ink2"], zorder=7)
    ax.text(-39, -22, "Pylône FUEL", ha="center", fontsize=8, color=C["blue"], weight="bold", zorder=7)
    ax.text(39, -22, "Enseigne GAS", ha="center", fontsize=8, color=C["red"], weight="bold", zorder=7)

    # Lanes
    lane_c = {"Grand-Rue": C["lane1"], "Intérieurs": C["lane2"], "Canyon": C["lane3"]}
    lane_lbl = {"Grand-Rue": ((-35.5, -17.4), "1 · GRAND-RUE : vue ≤ 41 m"),
                "Intérieurs": ((-33.5, 3.6), "2 · INTÉRIEURS : salles ≤ 18 m"),
                "Canyon": ((-43.5, 19.4), "3 · CANYON (sol −2 m) : flanc serré, vue ≤ 24 m")}
    for name, pts in m["routes"].items():
        xs, zs = zip(*pts)
        ax.plot(xs, zs, color=lane_c[name], lw=3.2, alpha=0.9, zorder=4, solid_capstyle="round")
        (lx, lz), t = lane_lbl[name]
        ax.text(lx, lz, t, fontsize=9.5, weight="bold", color=lane_c[name], zorder=8,
                bbox=dict(boxstyle="round,pad=0.25", fc=C["bg"], ec=lane_c[name], lw=1))
    # Lignes de vue mesurées (les plus longues, voir measure())
    sight = [((-43.9, -8.3), (-4.8, -18.8), "40 m (sol)"), ((-21, -18.8), (-15.25, 19.75), "PP1 : 39 m"),
             ((-6.5, -8), (28.75, -17.75), "PP3 : 37 m"), ((-26.8, 18.2), (-4.1, 12.2), "24 m")]
    for (a, b, t) in sight:
        ax.plot([a[0], b[0]], [a[1], b[1]], color=C["ink"], lw=1.3, ls=(0, (5, 2.5)), zorder=5.2)
        mx, mz = (a[0] + b[0]) / 2, (a[1] + b[1]) / 2
        ax.text(mx, mz, t, fontsize=8, color=C["ink"], ha="center", va="center", zorder=8,
                bbox=dict(boxstyle="round,pad=0.12", fc="#ffffff", ec=C["ink"], lw=0.6))
    # Zones
    for k, ((cx, cz), (sx, sz)) in m["hp"].items():
        ax.add_patch(Rectangle((cx - sx / 2, cz - sz / 2), sx, sz, fc=C["hp"], alpha=0.25, ec=C["hp"], lw=2, zorder=4.5))
        ax.text(cx - sx / 2 + 0.3, cz - sz / 2 + 0.3, "HP " + k, fontsize=9, weight="bold", color="#6b4800", va="top", zorder=8,
                bbox=dict(boxstyle="round,pad=0.12", fc="#fff3d6", ec=C["hp"], lw=0.8))
    for k, ((cx, cz), (sx, sz)) in m["snd"].items():
        ax.add_patch(Rectangle((cx - sx / 2, cz - sz / 2), sx, sz, fc="none", ec=C["snd"], lw=2.4, ls=(0, (3, 1.5)), zorder=4.6))
        ax.text(cx - sx / 2 + 0.3, cz + sz / 2 - 0.3, "SnD " + k, fontsize=9.5, weight="bold", color="#9c2458", ha="left", va="bottom", zorder=8,
                bbox=dict(boxstyle="round,pad=0.12", fc="#fde8f0", ec=C["snd"], lw=0.8))
    # Zone de duel
    duel = [(-13, -19), (13, -19), (13, -11), (16, -11), (16, -9), (20, -9), (20, 20), (-20, 20), (-20, -9), (-16, -9), (-16, -11), (-13, -11)]
    ax.add_patch(Polygon(duel, closed=True, fc="none", ec=C["ink"], lw=1.6, ls=(0, (6, 3)), zorder=5.5))
    ax.text(-19.6, 19.6, "DUEL 1v1 / DUO 2v2 (40 × 39 m)", fontsize=8.5, color=C["ink"], va="bottom", zorder=8, weight="bold")
    (dcx, dcz), (dsx, dsz) = m["duel_zone"]
    ax.add_patch(Rectangle((dcx - dsx / 2, dcz - dsz / 2), dsx, dsz, fc="none", ec=C["ink"], lw=1, ls=":", zorder=5))
    ax.text(dcx, dcz, "zone duel", ha="center", va="center", fontsize=7, color=C["ink"], zorder=8)
    for (x, z) in m["duel_spawns"]:
        ax.plot(x, z, marker="D", ms=6, mfc="#ffffff", mec=C["ink"], zorder=9)
    # Spawns
    for (x, z) in m["tdm"]:
        ax.plot(x, z, marker="o", ms=5, mfc="#ffffff", mec=C["ink2"], mew=1, zorder=8.5)
    for team, col in ((0, C["blue"]), (1, C["red"])):
        for (x, z) in m["spawns"][team]:
            ax.plot(x, z, marker=">" if team == 0 else "<", ms=10, mfc=col, mec="#ffffff", zorder=9)
    ax.text(-43.3, -2, "SPAWN BLEU · dépôt FUEL", rotation=90, ha="center", va="center", fontsize=8.5, color=C["blue"], weight="bold", zorder=9)
    ax.text(43.3, -2, "SPAWN ROUGE · cour GAS", rotation=270, ha="center", va="center", fontsize=8.5, color=C["red"], weight="bold", zorder=9)
    for k, (x, z) in m["pp"].items():
        ax.plot(x, z, marker="*", ms=15, mfc=C["ink"], mec="#ffffff", zorder=9)
        ax.text(x + 0.9, z + 0.4, k, fontsize=9, weight="bold", color=C["ink"], zorder=9)
    # Légende
    from matplotlib.lines import Line2D
    from matplotlib.patches import Patch
    hs = [Patch(fc=C["b1"], ec=C["ink"], label="bâtiment 1 niveau (toit hors-jeu)"),
          Patch(fc=C["b2"], ec=C["ink"], hatch="////", label="bâtiment 2 niveaux (étage = position forte)"),
          Patch(fc=C["cover"], ec=C["ink"], label="couvert plein ≥ 2,0 m"),
          Patch(fc=C["low"], ec=C["ink"], label="couvert bas 1,1 m"),
          Patch(fc=C["rock"], ec=C["ink"], label="aiguille rocheuse (canyon, 3,8 m)"),
          Patch(fc="#efe6d4", ec=C["ink"], hatch="---", label="escalier / rampe (flèche = sens de pente)"),
          Line2D([], [], color=C["ink2"], lw=1.4, label="parapet 1,1 m (on saute par-dessus)"),
          Line2D([], [], color=C["ink"], lw=1.3, ls=(0, (5, 2.5)), label="plus longue ligne de vue (mesurée)"),
          Line2D([], [], color=C["lane1"], lw=3, label="lane 1 : Grand-Rue"),
          Line2D([], [], color=C["lane2"], lw=3, label="lane 2 : Intérieurs"),
          Line2D([], [], color=C["lane3"], lw=3, label="lane 3 : Canyon"),
          Patch(fc=C["hp"], alpha=0.35, ec=C["hp"], label="zone Hardpoint P1 à P3"),
          Patch(fc="none", ec=C["snd"], ls="--", lw=2, label="site SnD A / B"),
          Line2D([], [], color=C["ink"], lw=1.6, ls=(0, (6, 3)), label="limite Duel / Duo"),
          Line2D([], [], ls="", marker="*", ms=13, mfc=C["ink"], mec="#ffffff", label="position forte PP1 à PP5"),
          Line2D([], [], ls="", marker=">", ms=9, mfc=C["blue"], mec="#ffffff", label="spawn d'équipe (bleu / rouge)"),
          Line2D([], [], ls="", marker="o", ms=6, mfc="#ffffff", mec=C["ink2"], label="spawn neutre TDM/HP (24)"),
          Line2D([], [], ls="", marker="D", ms=6, mfc="#ffffff", mec=C["ink"], label="spawn Duel / Duo")]
    leg = ax.legend(handles=hs, loc="upper center", bbox_to_anchor=(0.5, -0.005), ncol=4, fontsize=8.5,
                    frameon=False, handlelength=2.2, columnspacing=1.6)
    for t in leg.get_texts():
        t.set_color(C["ink"])
    ax.set_title("Wasteland v4 : plan de blockout (88 × 45 m, 4v4 · HP · SnD · Duel)", fontsize=15, weight="bold",
                 color=C["ink"], loc="left", pad=30)
    ax.text(x0, z0 - 4.1, "grille 4 m · nord en haut (z négatif) · symétrie miroir x → −x (sauf décor) · mesures : wasteland_v4_plan.py",
            fontsize=9, color=C["ink2"], va="bottom")
    ax.set_xlim(x0 - 1, x1 + 1)
    ax.set_ylim(z1 + 1.5, z0 - 4.6)
    ax.set_aspect("equal")
    ax.axis("off")
    fig.tight_layout()
    fig.savefig(out_png, facecolor=C["bg"], bbox_inches="tight", pad_inches=0.3)


if __name__ == "__main__":
    if "--audit-v3" in sys.argv:
        root = HERE.parents[2]
        mm = load_v3(root / "scripts/levels/maps/layouts/wasteland.gd")
    else:
        mm = V4
    grid, res = measure(mm)
    for k, v in res.items():
        print(f"{k}: {v}")
    if mm is V4:
        draw(V4, grid, HERE / "wasteland_v4_plan.png")
        print("PNG:", HERE / "wasteland_v4_plan.png")
